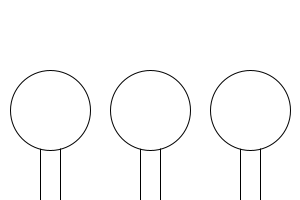
Frame 1 (no input)
Frame 2 (the mouse pressed at the canvas centre, redrawn once): identical to frame 1, image omitted

The Processing sketch that drew this single still picture (run headless with seeded random() and noise(); the mouse was pressed at the canvas centre and the sketch redrawn once):

// Processing sketch: sketch_9_10
// ── sketch_9_10.pde
void setup() {
  size(300, 200);
  noLoop();
}

void draw() {
  background(255, 255, 255);
  tekenBos();
}

void tekenBos() {
  tekenBoom(50, 200);
  tekenBoom(150, 200);
  tekenBoom(250, 200);
}

void tekenBoom(int x, int y) {
  rect(x - 10, y - 60, 20, 60);
  ellipse(x, y - 90, 80, 80);
}
